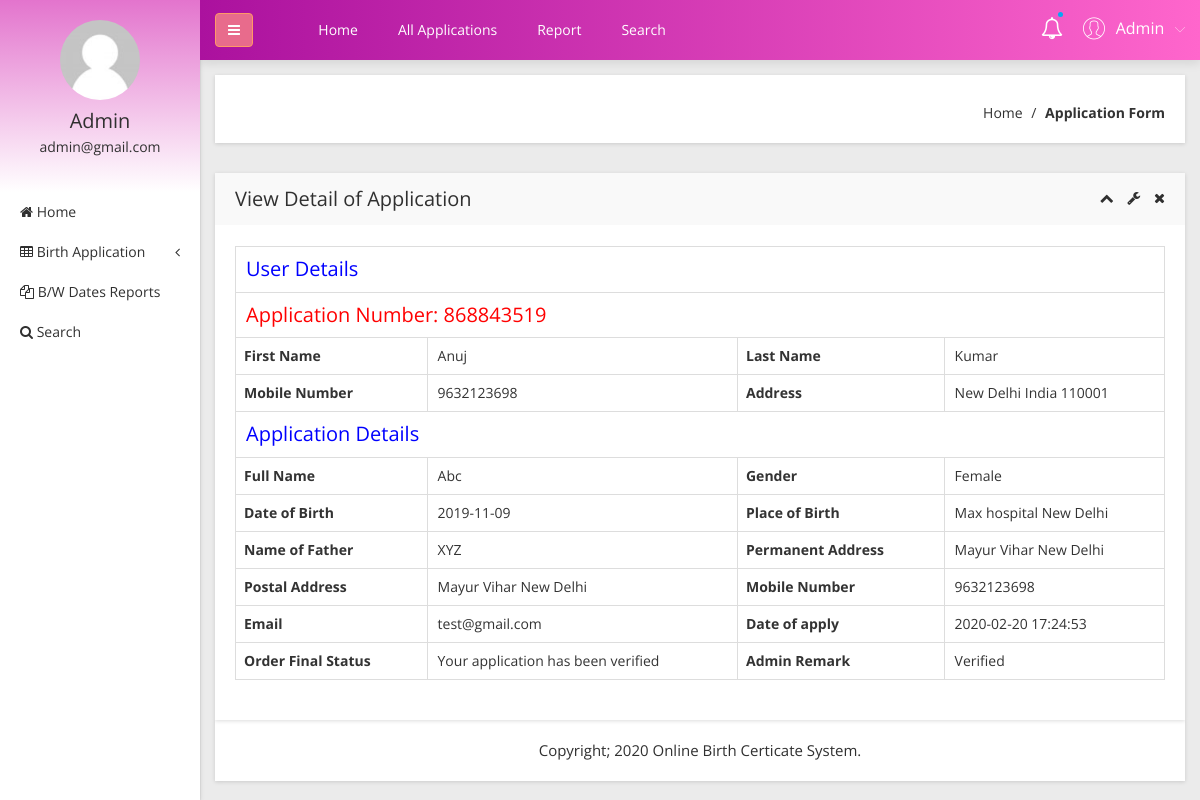
The app's page /obcs/admin/view-application-detail.php?viewid=4 (signed in) with its own data.
### tables this page shows
CREATE TABLE `tblapplication` (
  `ID` int(10) NOT NULL,
  `UserID` int(5) NOT NULL,
  `ApplicationID` varchar(200) DEFAULT NULL,
  `DateofBirth` varchar(200) DEFAULT NULL,
  `Gender` varchar(50) DEFAULT NULL,
  `FullName` varchar(200) DEFAULT NULL,
  `PlaceofBirth` varchar(200) DEFAULT NULL,
  `NameofFather` varchar(200) DEFAULT NULL,
  `PermanentAdd` mediumtext DEFAULT NULL,
  `PostalAdd` mediumtext DEFAULT NULL,
  `MobileNumber` bigint(10) DEFAULT NULL,
  `Email` varchar(200) DEFAULT NULL,
  `Dateofapply` timestamp NULL DEFAULT current_timestamp(),
  `Remark` varchar(200) DEFAULT NULL,
  `Status` varchar(50) DEFAULT NULL,
  `UpdationDate` timestamp NULL DEFAULT NULL ON UPDATE current_timestamp()
);

CREATE TABLE `tbluser` (
  `ID` int(10) NOT NULL,
  `FirstName` varchar(200) DEFAULT NULL,
  `LastName` varchar(200) DEFAULT NULL,
  `MobileNumber` bigint(10) DEFAULT NULL,
  `Address` mediumtext DEFAULT NULL,
  `Password` varchar(200) NOT NULL,
  `RegDate` timestamp NULL DEFAULT current_timestamp()
);

### obcs/admin/view-application-detail.php (the view, shortened to what this page needs)
<?php
include('includes/dbconnection.php');
if (strlen($_SESSION['obcsaid']==0)) {
  header('location:logout.php');
  } else{
  ?>
<!doctype html>
<html class="no-js" lang="en">
<head>
    <link rel="stylesheet" href="css/bootstrap.min.css">
    <link rel="stylesheet" href="css/font-awesome.min.css">
    <link rel="stylesheet" href="css/adminpro-custon-icon.css">
    <link rel="stylesheet" href="css/meanmenu.min.css">
    <link rel="stylesheet" href="css/jquery.mCustomScrollbar.min.css">
    <link rel="stylesheet" href="css/animate.css">
    <link rel="stylesheet" href="css/data-table/bootstrap-table.css">
    <link rel="stylesheet" href="css/data-table/bootstrap-editable.css">
    <link rel="stylesheet" href="css/normalize.css">
    <link rel="stylesheet" href="css/c3.min.css">
    <link rel="stylesheet" href="style.css">
    <link rel="stylesheet" href="css/responsive.css">
</head>
<body class="materialdesign">
    <div class="wrapper-pro">
      <?php include_once('includes/sidebar.php');?>
        <?php include_once('includes/header.php');?>
            <div class="breadcome-area mg-b-30 small-dn">
                <div class="container-fluid">
                    <div class="row">
                        <div class="col-lg-12">
                            <div class="breadcome-list shadow-reset">
                                <div class="row">
                                    <div class="col-lg-12">
                                        <ul class="breadcome-menu">
                                            <li><a href="dashboard.php">Home</a> <span class="bread-slash">/</span>
                                            </li>
                                            <li><span class="bread-blod">Application Form</span>
                                            </li>
                                        </ul>
                                    </div>
                                </div>
                            </div>
                        </div>
                    </div>
                </div>
            </div>
            <div class="data-table-area mg-b-15">
                <div class="container-fluid">
                    <div class="row">
                        <div class="col-lg-12">
                            <div class="sparkline13-list shadow-reset">
                                <div class="sparkline13-hd">
                                    <div class="main-sparkline13-hd">
                                        <h1>View <span class="table-project-n">Detail of</span> Application</h1>
                                        <div class="sparkline13-outline-icon">
                                            <span class="sparkline13-collapse-link"><i class="fa fa-chevron-up"></i></span>
                                            <span><i class="fa fa-wrench"></i></span>
                                            <span class="sparkline13-collapse-close"><i class="fa fa-times"></i></span>
                                        </div>
                                    </div>
                                </div>
                                <div class="sparkline13-graph">
                                    <div class="datatable-dashv1-list custom-datatable-overright">
                                         <?php
                               $vid=$_GET['viewid'];
$sql="SELECT tblapplication.*,tbluser.FirstName,tbluser.LastName,tbluser.MobileNumber,tbluser.Address from  tblapplication join  tbluser on tblapplication.UserID=tbluser.ID where tblapplication.ID=:vid";
$query = $dbh -> prepare($sql);
$query-> bindParam(':vid', $vid, PDO::PARAM_STR);
$query->execute();
$results=$query->fetchAll(PDO::FETCH_OBJ);
$cnt=1;
if($query->rowCount() > 0)
{
foreach($results as $row)
{               ?>
                                <table border="1" class="table table-bordered">
 <tr align="center">
<td colspan="4" style="font-size:20px;color:blue">
 User Details</td></tr>
<tr align="center">
<td colspan="4" style="font-size:20px;color:red">
 Application Number:   <?php  echo $row->ApplicationID;?></td></tr>
    <tr>
    <th scope>First Name</th>
    <td><?php  echo $row->FirstName;?></td>
    <th scope>Last Name</th>
    <td><?php  echo $row->LastName;?></td>
  </tr>
  <tr>
    <th scope>Mobile Number</th>
    <td><?php  echo $row->MobileNumber;?></td>
    <th>Address</th>
    <td><?php  echo $row->Address;?></td>
  </tr>
<tr align="center">
<td colspan="4" style="font-size:20px;color:blue">
 Application Details</td></tr>
 <tr>
    <th scope>Full Name</th>
    <td><?php  echo $row->FullName;?></td>
    <th scope>Gender</th>
    <td><?php  echo $row->Gender;?></td>
  </tr>
   <tr>
    <th scope>Date of Birth</th>
    <td><?php  echo $row->DateofBirth;?></td>
    <th scope>Place of Birth</th>
    <td><?php  echo $row->PlaceofBirth;?></td>
  </tr>
  <tr>
    <th scope>Name of Father</th>
    <td><?php  echo $row->NameofFather;?></td>
    <th scope>Permanent Address</th>
    <td><?php  echo $row->PermanentAdd;?></td>
  </tr>
   <tr>
    <th scope>Postal Address</th>
    <td><?php  echo $row->PostalAdd;?></td>
    <th scope>Mobile Number</th>
    <td><?php  echo $row->MobileNumber;?></td>
  </tr>
   <tr>
    <th scope>Email</th>
    <td><?php  echo $row->Email;?></td>
    <th scope>Date of apply</th>
    <td><?php  echo $row->Dateofapply;?></td>
  </tr>
  <tr>
     <th>Order Final Status</th>
    <td> <?php  $status=$row->Status;
if($row->Status=="Verified")
{
  echo "Your application has been verified";
}
     ;?></td>
     <th >Admin Remark</th>
    <?php if($row->Status==""){ ?>
                     <td><?php echo "Your application has still pending"; ?></td>
<?php } else { ?>                  <td><?php  echo htmlentities($row->Status);?>
                  </td>
                  <?php } ?>
  </tr>
  <?php $cnt=$cnt+1;}} ?>
</table>
                    </div>
                </div>
            </div>
        </div>
    </div>
  <?php include_once('includes/footer.php');?>
</body>
</html><?php }  ?>

### obcs/admin/includes/sidebar.php (shortened to what this page needs)
     <?php
include('includes/dbconnection.php');
if (strlen($_SESSION['obcsaid']==0)) {
  header('location:logout.php');
  } else{
  ?>
  <div class="left-sidebar-pro">
            <nav id="sidebar">
                <div class="sidebar-header">
                    <a href="#"><img src="img/message/avatar.jpg" alt="" />
                    </a>
                    <?php
$aid=$_SESSION['obcsaid'];
$sql="SELECT AdminName,Email from  tbladmin where ID=:aid";
$query = $dbh -> prepare($sql);
$query->bindParam(':aid',$aid,PDO::PARAM_STR);
$query->execute();
$results=$query->fetchAll(PDO::FETCH_OBJ);
$cnt=1;
if($query->rowCount() > 0)
{
foreach($results as $row)
{               ?>
                    <h3> <?php  echo $row->AdminName;?></h3>
                    <p> <?php  echo $row->Email;?></p>
                  <?php $cnt=$cnt+1;}} ?>
                </div>
                <div class="left-custom-menu-adp-wrap">
                    <ul class="nav navbar-nav left-sidebar-menu-pro">
                        <li class="nav-item">
                            <a href="dashboard.php" role="button" aria-expanded="false"><i class="fa big-icon fa-home"></i> <span class="mini-dn">Home</span> </a>
                        </li>
                        <li class="nav-item"><a href="#" data-toggle="dropdown" role="button" aria-expanded="false" class="nav-link dropdown-toggle"><i class="fa big-icon fa-table"></i> <span class="mini-dn">Birth Application</span> <span class="indicator-right-menu mini-dn"><i class="fa indicator-mn fa-angle-left"></i></span></a>
                        </li>
                        <li class="nav-item">
                            <a href="between-dates-report.php" role="button" aria-expanded="false"><i class="fa big-icon fa-files-o"></i> <span class="mini-dn">B/W Dates Reports</span> </a>
                        </li>
                        <li class="nav-item">
                            <a href="search.php" role="button" aria-expanded="false"><i class="fa fa-search"></i> <span class="mini-dn">Search</span> </a>
                        </li>
                    </ul>
                </div>
            </nav>
        </div>
        <?php }  ?>

### obcs/admin/includes/header.php (shortened to what this page needs)
      <?php
include('includes/dbconnection.php');
if (strlen($_SESSION['obcsaid']==0)) {
  header('location:logout.php');
  } else{
  ?>
 <div class="content-inner-all">
            <div class="header-top-area">
                <div class="fixed-header-top">
                    <div class="container-fluid">
                        <div class="row">
                            <div class="col-lg-1 col-md-6 col-sm-6 col-xs-12">
                                <button type="button" id="sidebarCollapse" class="btn bar-button-pro header-drl-controller-btn btn-info navbar-btn">
                                    <i class="fa fa-bars"></i>
                                </button>
                            </div>
                            <div class="col-lg-6 col-md-1 col-sm-1 col-xs-12">
                                <div class="header-top-menu tabl-d-n">
                                    <ul class="nav navbar-nav mai-top-nav">
                                        <li class="nav-item"><a href="dashboard.php" class="nav-link">Home</a>
                                        </li>
                                        <li class="nav-item"><a href="all-birth-application.php" class="nav-link">All Applications</a>
                                        </li>
                                        <li class="nav-item"><a href="between-dates-report.php" class="nav-link">Report</a>
                                        </li>
                                        <li class="nav-item"><a href="search.php" class="nav-link">Search</a>
                                        </li>
                                    </ul>
                                </div>
                            </div>
                            <div class="col-lg-5 col-md-5 col-sm-6 col-xs-12">
                                <div class="header-right-info">
                                    <ul class="nav navbar-nav mai-top-nav header-right-menu">
                                        <li class="nav-item"><a href="new-birth-application.php" data-toggle="dropdown" role="button" aria-expanded="false" class="nav-link dropdown-toggle"><i class="fa fa-bell-o" aria-hidden="true"></i><span class="indicator-nt"></span></a>
                                        </li>
                                        <li class="nav-item">
                                            <a href="#" data-toggle="dropdown" role="button" aria-expanded="false" class="nav-link dropdown-toggle">
                                                <?php
$aid=$_SESSION['obcsaid'];
$sql="SELECT AdminName,Email from  tbladmin where ID=:aid";
$query = $dbh -> prepare($sql);
$query->bindParam(':aid',$aid,PDO::PARAM_STR);
$query->execute();
$results=$query->fetchAll(PDO::FETCH_OBJ);
$cnt=1;
if($query->rowCount() > 0)
{
foreach($results as $row)
{               ?>
                                                <span class="adminpro-icon adminpro-user-rounded header-riht-inf"></span>
                                                <span class="admin-name"><?php  echo $row->AdminName;?></span>
                                                <span class="author-project-icon adminpro-icon adminpro-down-arrow"></span><?php $cnt=$cnt+1;}} ?>
                                            </a>
                                        </li>
                                    </ul>
                                </div>
                            </div>
                        </div>
                    </div>
                </div>
            </div><?php }  ?>

### obcs/admin/includes/footer.php
<div class="footer-copyright-area">
    <div class="container-fluid">
        <div class="row">
            <div class="col-lg-12">
                <div class="footer-copy-right">
                    <p>Copyright; 2020 Online Birth Certicate System.</p>
                </div>
            </div>
        </div>
    </div>
</div>

### records on screen
tblapplication: ApplicationID "868843519", UserID.FirstName "Anuj", UserID.LastName "Kumar", UserID.MobileNumber "9632123698", UserID.Address "New Delhi India 110001", FullName "Abc", Gender "Female", DateofBirth "2019-11-09", PlaceofBirth "Max hospital New Delhi", NameofFather "XYZ", PermanentAdd "Mayur Vihar New Delhi", PostalAdd "Mayur Vihar New Delhi", Email "test@gmail.com", Dateofapply "2020-02-20 17:24:53", shows "Your application has been verified", Status "Verified"

### other values on screen
$row->AdminName "Admin"
$row->Email "admin@gmail.com"
